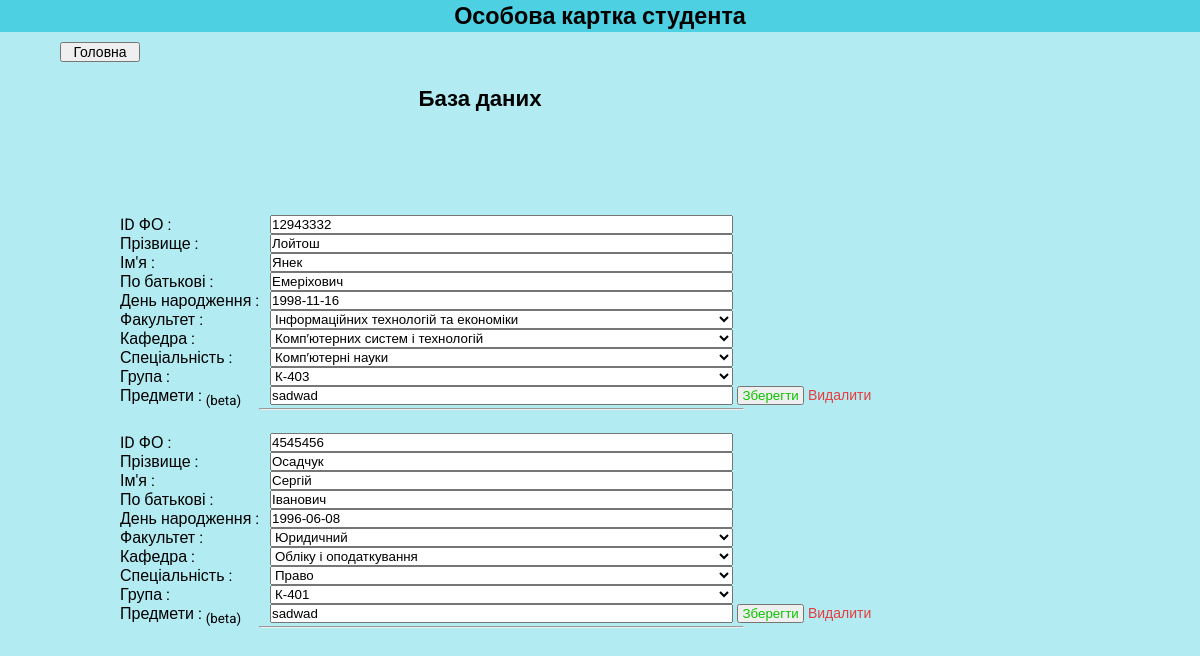
Screenshot of /setings.php with the database file from the repository.
### tables this page shows
CREATE TABLE IF NOT EXISTS `student` (
  `id` int(11) NOT NULL,
  `id_fo` int(11) NOT NULL,
  `lastname` varchar(16) NOT NULL,
  `name` varchar(16) NOT NULL,
  `by_father` varchar(16) NOT NULL,
  `birthday` date NOT NULL,
  `fakultet` varchar(100) NOT NULL,
  `kafedra` varchar(100) NOT NULL,
  `specialnist` varchar(100) NOT NULL,
  `grup` varchar(10) NOT NULL,
  `predmeti` text NOT NULL
);

### setings.php (the view, shortened to what this page needs)
<html>
	<head>
		<link rel="stylesheet" href="css/style.css">
		<? include 'config.php'; ?>
	</head>
	<? include 'header.php'; ?>
	<body>
		<form method="LINK" action="index.php">
			<input type="submit" value="Головна" style="font-family: 'Roboto', sans-serif; font-size: 14px; width: 80px; margin-left: 60px; margin-top: 10px;">
		</form>
		<div id="searchs">
			<br><h3>База даних</h3><br>
			<div class="resultsearch">
				<?
					$sql = "SELECT * FROM student";
					$result = mysqli_query($link, $sql);
					while ($row = mysqli_fetch_array($result)) {
				?>
		<form action="save_setings.php" method="POST">
			<div style="float: left; font-size: 16px;">
				ID ФО : <br>
				Прізвище : <br>
				Ім'я : <br>
				По батькові : <br>
				День народження : <br>
				Факультет : <br>
				Кафедра : <br>
				Спеціальність : <br>
				Група : <br>
				Предмети : <sub>(beta)</sub><br>
			</div>
			<div style="margin-left: 150px; font-size: 14px; width: 99%;">
				<input type="text" style="width: 75%;" name="id_fo" value="<?echo $row['id_fo']?>"><br>
				<input type="text" style="width: 75%;" name="lastname" value="<?echo $row['lastname']?>"><br>
				<input type="text" style="width: 75%;" name="name" value="<?echo $row['name']?>"><br>
				<input type="text" style="width: 75%;" name="by_father" value="<?echo $row['by_father']?>"><br>
				<input type="text" style="width: 75%;" name="birthday" value="<?echo $row['birthday']?>"><br>
				<select name="fakultet" style="width: 75%;">
					<option selected><?echo $row['fakultet']?></option>
				</select><br>
				<select name="kafedra" style="width: 75%;">
					<option selected><?echo $row['kafedra']?></option>
				</select><br>
				<select name="specialnist" style="width: 75%;">
					<option selected><?echo $row['specialnist']?></option>
				</select><br>
				<select name="grup" style="width: 75%;">
					<option selected><?echo $row['grup']?></option>
				</select><br>
				<input type="text" style="width: 75%;" name="predmeti" value="<?echo $row['predmeti']?>">
				<input type="submit" name="setings" value=" Зберегти " style="text-decoration: none; color: #0ac400;">
				<a href="?del=<?echo $row['id']?>" style="text-decoration: none; color: #e83c3c;"> Видалити </a><br>
			</div>
		</form>
					<hr style="margin-top: 3px;"><br>
					<?
					};
				?>
			</div>
		</div>
	</body>
	<? include 'footer.php'; ?>
</html>

### header.php (shortened to what this page needs)
<html>
	<head>
		<link rel="stylesheet" href="css/style_header.css">
	</head>
	<body>
		<div id="header">
			<h3>Особова картка студента</h3>
		</div>
	</body>
</html>

### footer.php (shortened to what this page needs)
<html>
	<head>
		<link rel="stylesheet" href="css/style_footer.css">
	</head>
	<body>
	</body>
</html>

### css/style.css (style rules this page uses)
* { margin: 0px; padding: 0px; }
body { width: 100%; height: 100%; background: #b2ebf2; font-family: "Roboto", sans-serif; font-size: 19px; }
#searchs { width: 100%; text-align: center; float: left; width: 80%; }
.resultsearch { width: 65%; margin-top: 80px; margin-left: 120px; text-align: left; }

### css/style_header.css (style rules this page uses)
* { margin: 0px; padding: 0px; }
#header { width: 100%; height: 4%; background: #4dd0e2; display: flex; align-items: center; justify-content: center; font-size: 20px; }

### css/style_footer.css (style rules this page uses)
* { margin: 0px; padding: 0px; }

### rows the page displays
student: id_fo "12943332", lastname "Лойтош", name "Янек", by_father "Емеріхович", birthday "1998-11-16", fakultet "Інформаційних технологій та економіки", kafedra "Комп′ютерних систем і технологій", specialnist "Комп′ютерні науки", grup "К-403", predmeti "sadwad"
student: id_fo "4545456", lastname "Осадчук", name "Сергій", by_father "Іванович", birthday "1996-06-08", fakultet "Юридичний", kafedra "Обліку і оподаткування", specialnist "Право", grup "К-401", predmeti "sadwad"
